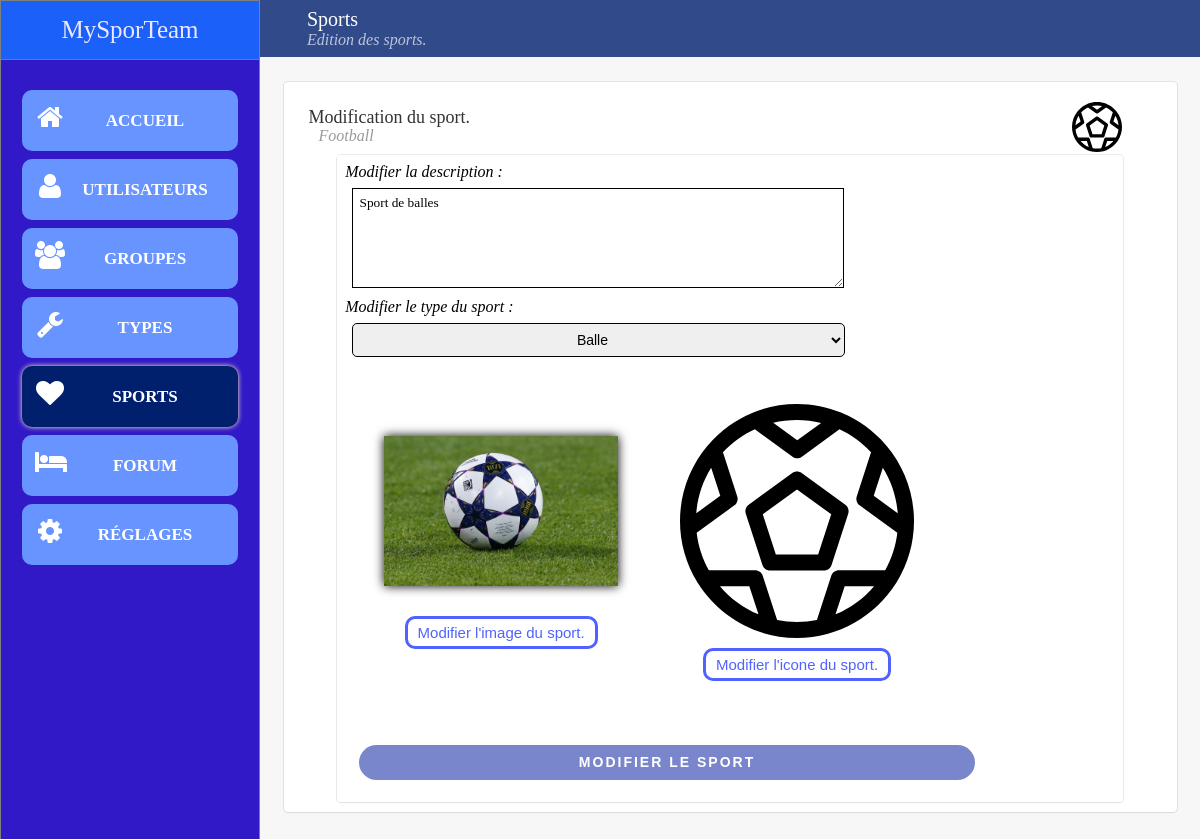
The app's page /admin/sports/1 with its own data.
### tables this page shows
CREATE TABLE `sports` (
  `id` int(11) unsigned NOT NULL AUTO_INCREMENT,
  `nom` varchar(255) DEFAULT NULL,
  `description` varchar(10000) DEFAULT NULL,
  `id_type` int(11) unsigned DEFAULT NULL,
  PRIMARY KEY (`id`),
  KEY `id_type` (`id_type`),
  CONSTRAINT `sports_ibfk_1` FOREIGN KEY (`id_type`) REFERENCES `types_sports` (`id`)
);

### controller/AdminController.php (called while the page is built, shortened)
<?php
require_once 'config/Vue.php';
class AdminController
{
  function __construct()
  {
    $this->groupe=new GroupeModele();
    $this->sport=new SportModele();
  }
  public function loadBackOfficeASport($id_sport)
  {
    $nbgroupe=$this->groupe->getNbGroupeEachSport($id_sport);
    $types=$this->sport->getTypes()->fetchAll();
    $error="";
    $sport=$this->sport->getSport($id_sport)->fetch();
    $vue=new Vue("BackOfficeASport","Admin",['font-awesome.css', 'admin.css'], ['Admin/admin.js']);
    $vue->loadbackoffice(['sport'=>$sport, 'nbgroupe'=>$nbgroupe, 'types'=>$types, 'error'=>$error]);
  }
}

### index.php (called while the page is built)
<?php
require_once("config/Route.php");
$route=new Route;
$route->getPage();

### model/SportModele.php (called while the page is built, shortened)
<?php
require_once 'config/connectBDD.php';
class SportModele extends BaseDeDonnes
{
  function getSport($id_sport){
    $sql="SELECT *, sports.id as id, types_sports.id as id_type, types_sports.titre FROM sports JOIN types_sports ON sports.id_type=types_sports.id WHERE sports.id=?";
    $resultat=$this->requeteSQL($sql, [$id_sport]);
    return $resultat;
  }
  function getTypes(){
    $sql="SELECT * FROM types_sports";
    $resultat=$this->requeteSQL($sql);
    return $resultat;
  }
}

### config/connectBDD.php (called while the page is built, shortened)
<?php
class BaseDeDonnes
{
  private $servername = "localhost";
  private $username = "root";
  private $password = "";
  private $dbname = "MySporTeamBDD";
  private $db;
  function connectBDD(){
    if ($this->db==null){
      $this->db = new PDO("mysql:host=$this->servername;dbname=$this->dbname;charset=utf8", $this->username, $this->password);
      $this->db->setAttribute(PDO::ATTR_DEFAULT_FETCH_MODE, PDO::FETCH_ASSOC);
    }
    return $this->db;
  }
  function requeteSQL($sql, $parametres=[]){
      try {
        if (empty($parametres)){
          return $this->connectBDD()->query($sql);
        }else{
          $query=$this->connectBDD()->prepare($sql);
          $query->execute($parametres);
          return $query;
        }
      } catch (Exception $e) {
        echo $e->getMessage();
      }
  }
}

### config/generalFunctions.php (called while the page is built, shortened)
<?php
function image($root){
  $chemin='/asset/images/'.$root;
  return $chemin;
}
  $tab=serialize($ListImg);?>

### view/Admin/VueBackOfficeASport.php (the view, shortened to what this page needs)
<div class="sidebar">
  <a href="<?php goToPage('Accueil')?>">
    <div class="TitreSite">
      MySporTeam
    </div>
  </a>
  <ul class="menu">
    <a href="<?php goToPage('backoffice')?>">
      <li class="nextline">
          <i class="fa fa-home"></i>
          <p>Accueil</p>
      </li>
    </a>
    <a href="<?php goToPage('backofficeuser')?>">
      <li class="nextline">
          <i class="fa fa-user"></i>
          <p>Utilisateurs</p>
      </li>
    </a>
    <a href="<?php goToPage('backofficegroupe')?>">
      <li class="nextline">
          <i class="fa fa-users"></i>
          <p>Groupes</p>
      </li>
    </a>
    <a href="<?php goToPage('backofficetype')?>">
      <li class="nextline">
          <i class="fa fa-wrench"></i>
          <p>Types</p>
      </li>
    </a>
    <a href="<?php goToPage('backofficesport')?>">
      <li class="nextline active">
          <i class="fa fa-heart"></i>
          <p>Sports</p>
      </li>
    </a>
    <a href="<?php goToPage('backofficeforum')?>">
      <li class="nextline">
          <i class="fa fa-bed"></i>
          <p>Forum</p>
      </li>
    </a>
    <a href="<?php goToPage('backofficereglage')?>">
      <li class="nextline">
          <i class="fa fa-cog"></i>
          <p>Réglages</p>
      </li>
    </a>
  </ul>
</div>
<div class="main-panel">
  <div class="navbar navbar-header">
    <p class="title">Sports</p>
    <i class="subtitle">Edition des sports.</i>
  </div>
  <div class="block95 card">
    <div class="header">
      <div style="display:inline-block;">
        <h4 class="title">Modification du sport.</h4>
        <p class="sousheader">
          <i> <?php echo ucfirst($sport['nom'])?> </p>
      </div>
      <img width="50px" height="50px"  style="display:inline-block;float:right;margin-right:30px;" src="<?php echo image('svg/'.$sport['nom'].'.svg')?>" alt="" />
    </div>
    <div class="centered-content">
      <form class="" action="" method="post" enctype="multipart/form-data">
        <fieldset style="margin:0 auto;">
          <div style="display:block; width:80%;">
            <label for="description">Modifier la description : </label>
            <textarea name="description" value="<?php echo $sport['description'] ?>" rows="3" cols="75" maxlength="30" placeholder="Description du sport (MAX : 30 caractères)."><?php echo $sport['description'] ?></textarea>
          </div>
          <div style="display:block; width:80%;">
            <label for="id_type">Modifier le type du sport : </label>
            <select class="" name="id_type" style="display:block;">
              <?php foreach ($types as $key => $value): ?>
                <option value="<?php echo $value['id']?>" <?php if($sport['id_type']==$value['id']) {echo 'selected';} ?> > <?php echo $value['titre'] ?></option>
              <?php endforeach; ?>
            </select>
          </div>
          <div class="block80">
            <div class="ChangePictureSport">
              <img class="UploadedImage classImage" src="<?php echo image('Sports/'.$sport['nom'].'.jpg')?>" style="margin-bottom:20px;"/>
              <label for="photo" class="boutonInputFile">Modifier l'image du sport.</label>
            </div>
            <div class="ChangePictureSport">
              <img class="UploadedImage classImage" style="box-shadow:0px 0px 0px;" src="<?php echo image('svg/'.$sport['nom'].'.svg')?>"/>
              <label for="icone" class="boutonInputFile">Modifier l'icone du sport.</label>
            </div>
          </div>
          <input type="submit" name="Envoyer" value="Modifier le sport" class="button button--moema button--text-thick button--text-upper button--size-s" style="padding:8px;">
        </fieldset>
      </form>
    </div>
  </div>
</div>

### config/Route.php (shortened to what this page needs)
<?php
require_once('config/generalFunctions.php');
require_once('controller/AdminController.php');
class Route
{
  private $ctr;
  private $params;
  function __construct()
  {
    $this->ctr =[
      'Accueil' => new AccueilController,
      'User'=> new UserController,
      'Groupe'=> new GroupeController,
      'Forum'=> new ForumController,
      'Sport'=> new SportController,
      'Admin'=> new AdminController
    ];
  }
  function getPage(){
    $json = file_get_contents("config/Route.json", "r");
    $obj = json_decode($json, true);
    if(isset($_GET['p'])){
      foreach ($obj as $key => $value) {
        $value=preg_replace("/{[^}]*}/", "([a-zA-Z0-9]+)", $value);
        $value = "#^".$value."$#";
        if (preg_match($value, $_GET['p'], $this->params)){
          if (count($this->params)>1) {
            $this->params=array_slice($this->params,1);
          }
          $url = $key;
          $this->loadController($url);
        }
      }
    } else {
      $this->loadController('Accueil');
    }
  }
  function loadController($page){
    switch ($page) {
      case 'backofficeAsport':
        $id_sport=intval($this->params[0]);
        $this->ctr['Admin']->loadBackOfficeASport($id_sport);
        break;
    }
  }
}
function goToPage($nom, $params=[]){
  $json = file_get_contents("config/Route.json", "r");
  $obj = json_decode($json, true);
  $url=$obj[$nom];
  echo "/".$url;
}

### records on screen
sports: nom "Football", nom (picture), description "Sport de balles"

### other values on screen
form field id_type "Balle"
